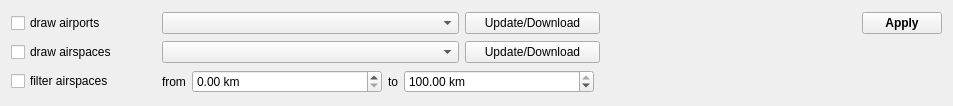
<?xml version="1.0" encoding="UTF-8"?>
<ui version="4.0">
 <class>AirdataDockwidget</class>
 <widget class="QWidget" name="AirdataDockwidget">
  <property name="geometry">
   <rect>
    <x>0</x>
    <y>0</y>
    <width>953</width>
    <height>106</height>
   </rect>
  </property>
  <property name="windowTitle">
   <string>Form</string>
  </property>
  <layout class="QVBoxLayout" name="verticalLayout">
   <item>
    <layout class="QHBoxLayout" name="horizontalLayout_6">
     <item>
      <widget class="QCheckBox" name="cbDrawAirports">
       <property name="minimumSize">
        <size>
         <width>145</width>
         <height>0</height>
        </size>
       </property>
       <property name="text">
        <string>draw airports</string>
       </property>
      </widget>
     </item>
     <item>
      <widget class="CheckableComboBox" name="cbAirportType">
       <property name="minimumSize">
        <size>
         <width>297</width>
         <height>0</height>
        </size>
       </property>
       <property name="layoutDirection">
        <enum>Qt::LeftToRight</enum>
       </property>
      </widget>
     </item>
     <item>
      <widget class="QPushButton" name="btDownload">
       <property name="minimumSize">
        <size>
         <width>135</width>
         <height>0</height>
        </size>
       </property>
       <property name="toolTip">
        <string>Force download or update airports</string>
       </property>
       <property name="text">
        <string>Update/Download</string>
       </property>
      </widget>
     </item>
     <item>
      <spacer name="horizontalSpacer_6">
       <property name="orientation">
        <enum>Qt::Horizontal</enum>
       </property>
       <property name="sizeHint" stdset="0">
        <size>
         <width>40</width>
         <height>20</height>
        </size>
       </property>
      </spacer>
     </item>
     <item>
      <widget class="QPushButton" name="btApply">
       <property name="font">
        <font>
         <weight>75</weight>
         <bold>true</bold>
        </font>
       </property>
       <property name="toolTip">
        <string>Redraw the map with the current settings</string>
       </property>
       <property name="text">
        <string>Apply</string>
       </property>
       <property name="shortcut">
        <string>Return</string>
       </property>
      </widget>
     </item>
    </layout>
   </item>
   <item>
    <layout class="QHBoxLayout" name="horizontalLayout_7">
     <item>
      <widget class="QCheckBox" name="cbDrawAirspaces">
       <property name="minimumSize">
        <size>
         <width>145</width>
         <height>0</height>
        </size>
       </property>
       <property name="text">
        <string>draw airspaces</string>
       </property>
      </widget>
     </item>
     <item>
      <widget class="CheckableComboBox" name="cbAirspaces">
       <property name="minimumSize">
        <size>
         <width>297</width>
         <height>0</height>
        </size>
       </property>
      </widget>
     </item>
     <item>
      <widget class="QPushButton" name="btDownloadAsp">
       <property name="minimumSize">
        <size>
         <width>135</width>
         <height>0</height>
        </size>
       </property>
       <property name="toolTip">
        <string>Force download or update airspaces</string>
       </property>
       <property name="text">
        <string>Update/Download</string>
       </property>
      </widget>
     </item>
     <item>
      <spacer name="horizontalSpacer_5">
       <property name="orientation">
        <enum>Qt::Horizontal</enum>
       </property>
       <property name="sizeHint" stdset="0">
        <size>
         <width>40</width>
         <height>20</height>
        </size>
       </property>
      </spacer>
     </item>
    </layout>
   </item>
   <item>
    <layout class="QHBoxLayout" name="horizontalLayout_8">
     <item>
      <widget class="QCheckBox" name="cbFilterAirspaces">
       <property name="minimumSize">
        <size>
         <width>145</width>
         <height>0</height>
        </size>
       </property>
       <property name="text">
        <string>filter airspaces</string>
       </property>
      </widget>
     </item>
     <item>
      <widget class="QLabel" name="label_3">
       <property name="text">
        <string>from</string>
       </property>
      </widget>
     </item>
     <item>
      <widget class="QDoubleSpinBox" name="sbFrom">
       <property name="sizePolicy">
        <sizepolicy hsizetype="Expanding" vsizetype="Fixed">
         <horstretch>0</horstretch>
         <verstretch>0</verstretch>
        </sizepolicy>
       </property>
       <property name="maximumSize">
        <size>
         <width>190</width>
         <height>16777215</height>
        </size>
       </property>
       <property name="suffix">
        <string> km</string>
       </property>
       <property name="maximum">
        <double>100.000000000000000</double>
       </property>
      </widget>
     </item>
     <item>
      <widget class="QLabel" name="label_4">
       <property name="text">
        <string>to</string>
       </property>
      </widget>
     </item>
     <item>
      <widget class="QDoubleSpinBox" name="sbTo">
       <property name="sizePolicy">
        <sizepolicy hsizetype="Expanding" vsizetype="Fixed">
         <horstretch>0</horstretch>
         <verstretch>0</verstretch>
        </sizepolicy>
       </property>
       <property name="maximumSize">
        <size>
         <width>190</width>
         <height>16777215</height>
        </size>
       </property>
       <property name="prefix">
        <string/>
       </property>
       <property name="suffix">
        <string> km</string>
       </property>
       <property name="maximum">
        <double>100.000000000000000</double>
       </property>
       <property name="value">
        <double>100.000000000000000</double>
       </property>
      </widget>
     </item>
     <item>
      <spacer name="horizontalSpacer">
       <property name="orientation">
        <enum>Qt::Horizontal</enum>
       </property>
       <property name="sizeHint" stdset="0">
        <size>
         <width>40</width>
         <height>20</height>
        </size>
       </property>
      </spacer>
     </item>
    </layout>
   </item>
  </layout>
 </widget>
 <customwidgets>
  <customwidget>
   <class>CheckableComboBox</class>
   <extends>QComboBox</extends>
   <header>mslib.utils</header>
  </customwidget>
 </customwidgets>
 <resources/>
 <connections/>
</ui>
